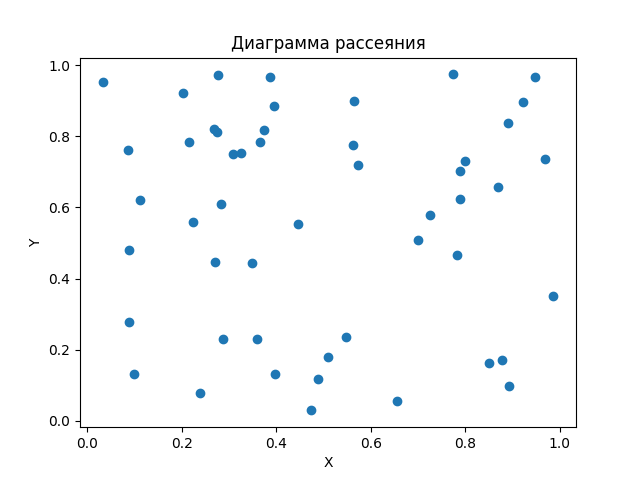

This figure's Python source:
import numpy as np
import matplotlib.pyplot as plt

# Шаг 1: создаём два набора случайных чисел
x = np.random.rand(50)
y = np.random.rand(50)

# Шаг 2: строим scatter plot
plt.scatter(x, y)

# Шаг 3: оформляем
plt.title("Диаграмма рассеяния")
plt.xlabel("X")
plt.ylabel("Y")

# Шаг 4: сохраняем
plt.savefig("scatter_plot.png")
print("✅ Диаграмма рассеяния сохранена как 'scatter_plot.png'")
